Frame 1 (no input): blank canvas, image omitted
Frame 60 (the mouse pressed at the canvas centre just before this capture): blank canvas, image omitted
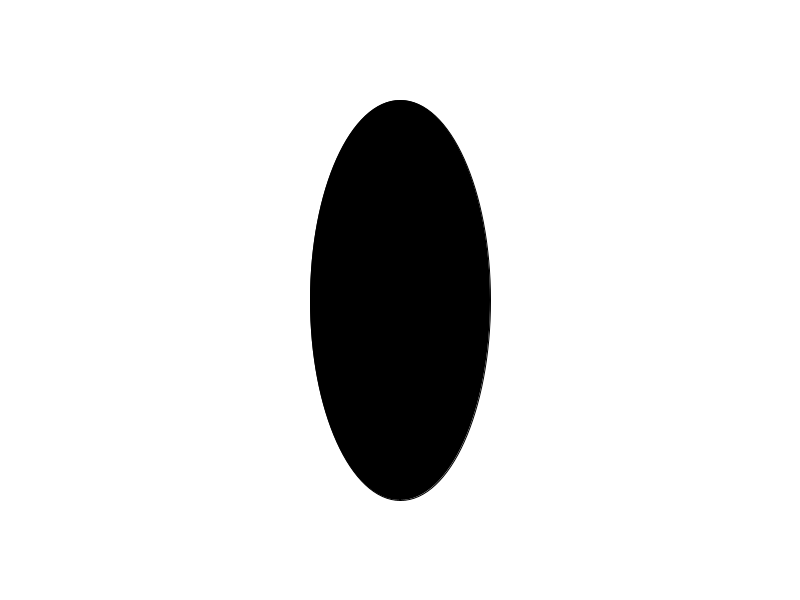
Frame 120 (the mouse held since frame 60 and released just before this capture)

The Processing sketch whose frames 1 and 60 were blank and that drew this single picture after the mouse press (run headless with seeded random() and noise(); from frame 60 on, the mouse is pressed at the canvas centre):

// Processing sketch: Interaction02
// ── Interaction02.pde
/*
These lessons are based, copied and sometimes modified from the following repos:
visiophone/LSI
jeffThompson/ProcessingTeachingSketches
*/

void setup() 
{  
  size(800, 600);
  background(255);
  smooth();
}

void draw() 
{ 
  //running the background function continuously, "cleans" everything so that everything can be
  //draw again
  background(255);
  
  if (mousePressed) 
  {
    fill(0);
  } 
  else 
  {
    fill(255,20,200);
  }

  //One can use any variable to control anything. One just needs to check if the function/method 
  //is expecting that kind of variable (int, float, string...)
  ellipse(mouseX, mouseY, 180, mouseX);
}
